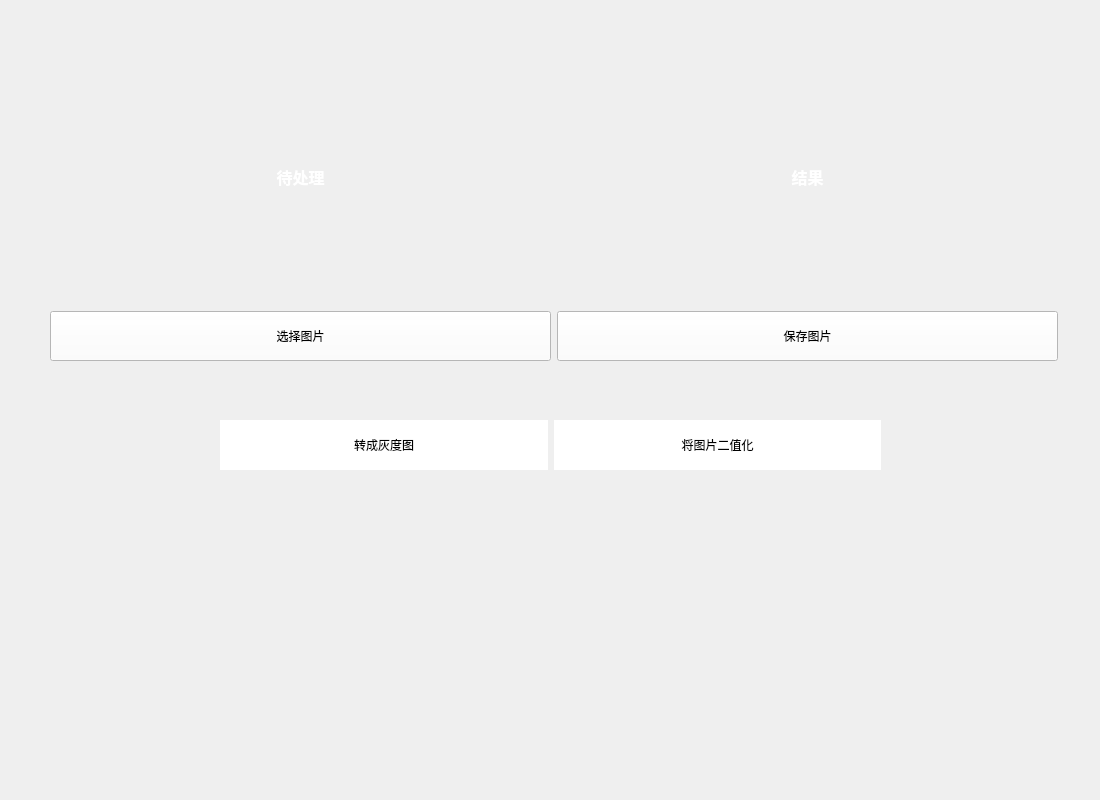
<?xml version="1.0" encoding="UTF-8"?>
<ui version="4.0">
 <class>Formwin1</class>
 <widget class="QWidget" name="Formwin1">
  <property name="geometry">
   <rect>
    <x>0</x>
    <y>0</y>
    <width>1100</width>
    <height>800</height>
   </rect>
  </property>
  <property name="minimumSize">
   <size>
    <width>1100</width>
    <height>800</height>
   </size>
  </property>
  <property name="windowTitle">
   <string>Form</string>
  </property>
  <widget class="QWidget" name="layoutWidget">
   <property name="geometry">
    <rect>
     <x>50</x>
     <y>50</y>
     <width>1008</width>
     <height>311</height>
    </rect>
   </property>
   <property name="minimumSize">
    <size>
     <width>500</width>
     <height>0</height>
    </size>
   </property>
   <layout class="QGridLayout" name="gridLayout">
    <item row="1" column="0">
     <widget class="QPushButton" name="pushButton_load">
      <property name="minimumSize">
       <size>
        <width>400</width>
        <height>50</height>
       </size>
      </property>
      <property name="styleSheet">
       <string notr="true">background-color: rgb(255, 255, 255);</string>
      </property>
      <property name="text">
       <string>选择图片</string>
      </property>
     </widget>
    </item>
    <item row="0" column="1">
     <widget class="QLabel" name="label_jieguo">
      <property name="minimumSize">
       <size>
        <width>500</width>
        <height>0</height>
       </size>
      </property>
      <property name="text">
       <string>&lt;html&gt;&lt;head/&gt;&lt;body&gt;&lt;p align=&quot;center&quot;&gt;&lt;span style=&quot; font-size:12pt; font-weight:600; color:#ffffff;&quot;&gt;结果&lt;/span&gt;&lt;/p&gt;&lt;/body&gt;&lt;/html&gt;</string>
      </property>
     </widget>
    </item>
    <item row="0" column="0">
     <widget class="QLabel" name="label_daichuli">
      <property name="minimumSize">
       <size>
        <width>500</width>
        <height>0</height>
       </size>
      </property>
      <property name="text">
       <string>&lt;html&gt;&lt;head/&gt;&lt;body&gt;&lt;p align=&quot;center&quot;&gt;&lt;span style=&quot; font-size:12pt; font-weight:600; color:#ffffff;&quot;&gt;待处理&lt;/span&gt;&lt;/p&gt;&lt;/body&gt;&lt;/html&gt;</string>
      </property>
     </widget>
    </item>
    <item row="1" column="1">
     <widget class="QPushButton" name="pushButton_save">
      <property name="minimumSize">
       <size>
        <width>400</width>
        <height>50</height>
       </size>
      </property>
      <property name="styleSheet">
       <string notr="true">background-color: rgb(255, 255, 255);</string>
      </property>
      <property name="text">
       <string>保存图片</string>
      </property>
     </widget>
    </item>
   </layout>
  </widget>
  <widget class="QWidget" name="layoutWidget">
   <property name="geometry">
    <rect>
     <x>220</x>
     <y>390</y>
     <width>661</width>
     <height>111</height>
    </rect>
   </property>
   <property name="minimumSize">
    <size>
     <width>80</width>
     <height>50</height>
    </size>
   </property>
   <layout class="QHBoxLayout" name="horizontalLayout">
    <item>
     <widget class="QPushButton" name="pushButton_turntoGray">
      <property name="minimumSize">
       <size>
        <width>80</width>
        <height>50</height>
       </size>
      </property>
      <property name="styleSheet">
       <string notr="true">background-color: rgb(255, 255, 255);
border-radius:30px</string>
      </property>
      <property name="text">
       <string>转成灰度图</string>
      </property>
     </widget>
    </item>
    <item>
     <widget class="QPushButton" name="pushButton_turntotwo">
      <property name="minimumSize">
       <size>
        <width>80</width>
        <height>50</height>
       </size>
      </property>
      <property name="styleSheet">
       <string notr="true">border-radius:30px;
background-color: rgb(255, 255, 255);
</string>
      </property>
      <property name="text">
       <string>将图片二值化</string>
      </property>
     </widget>
    </item>
   </layout>
  </widget>
 </widget>
 <resources/>
 <connections/>
</ui>
